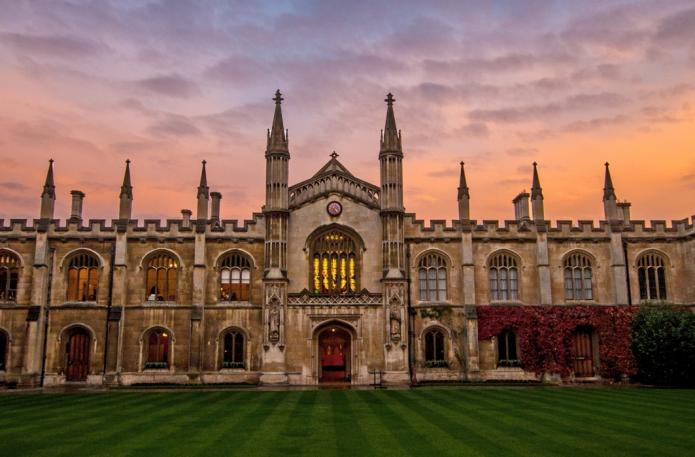
#> input picture corpus.jpg, 695 x 457 px
$ python PySobel.py
#> lines starting #> are read from the running program, lines starting #| are printed output that depends on the picture
import numpy as np
import pylab
import cv2
pylab.ion()


def kernal_convolution(image_path):

    '''
    *Performs a Sobel Kernal Conolution and Saves Output as jpg.

	Parameters
	----------

	image_path : <type 'str'>
		Path and file name of image (jpg or png)

	Returns
	-------
	y_copy :  <type 'ndarray'>
    '''
#> called with image_path = 'corpus.jpg'

    #Sobel kernal
    kernal_x = [[-1,0,1],
               [-2,0,2],
               [-1,0,1]]

    kernal_y = [[-1,-2,-1],
               [0,0,0],
               [1,2,1]]

    #open image and make copy
    img = cv2.imread(image_path)
#> img is the input picture: shape (457, 695, 3); mean B, G, R 86.1, 102, 130.1
    y = cv2.cvtColor(img, cv2.COLOR_BGR2GRAY)
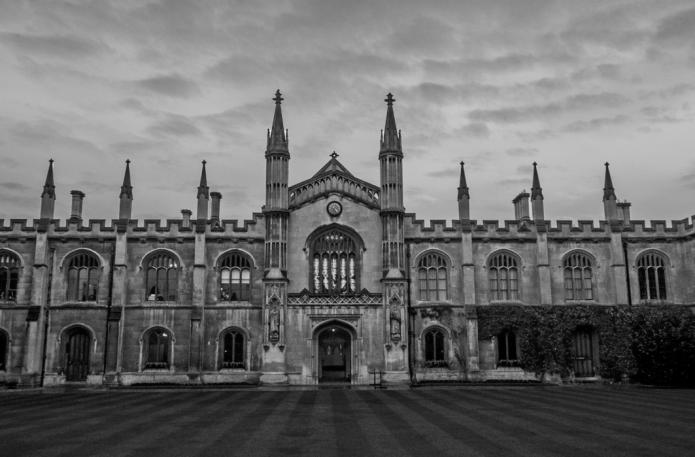
#> y: shape (457, 695); min 0, max 233, mean 108.6
    xsize,ysize = y.shape
#> xsize = 457; ysize = 695
    y_copy = np.zeros((xsize,ysize))

    #loop through and calculate
    for i in range(1, xsize-1):

        for j in range(1, ysize - 1):

            xpix = (kernal_x[0][0] * y[i-1][j-1]) + (kernal_x[0][1] * y[i][j-1]) + (kernal_x[0][2] * y[i+1][j-1]) +\
                (kernal_x[1][0] * y[i-1][j])   + (kernal_x[1][1] * y[i][j])   + (kernal_x[1][2] * y[i+1][j]) +\
                (kernal_x[2][0] * y[i-1][j+1]) + (kernal_x[2][1] * y[i][j+1]) + (kernal_x[2][2] * y[i+1][j+1])

            ypix = (kernal_y[0][0] * y[i-1][j-1]) + (kernal_y[0][1] * y[i][j-1]) + (kernal_y[0][2] * y[i+1][j-1]) +\
                (kernal_y[1][0] * y[i-1][j])   + (kernal_y[1][1] * y[i][j])   + (kernal_y[1][2] * y[i+1][j]) +\
                (kernal_y[2][0] * y[i-1][j+1]) + (kernal_y[2][1] * y[i][j+1]) + (kernal_y[2][2] * y[i+1][j+1])

            mag = np.sqrt( (xpix * xpix) + (ypix * ypix) )
            mag = np.abs(mag)

            y_copy[i][j] = mag
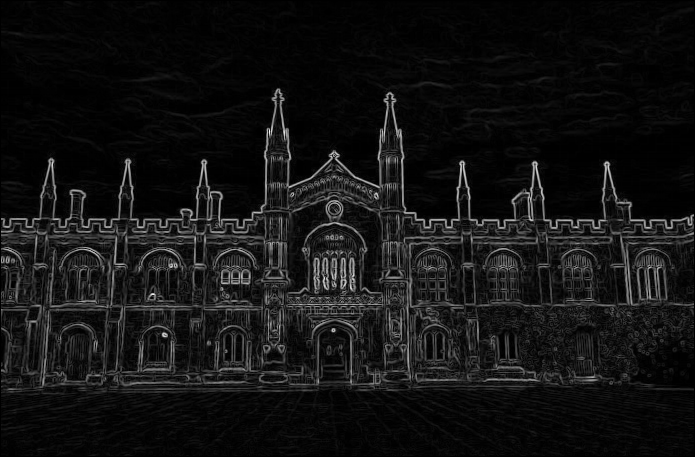
#> y_copy: shape (457, 695) float64; min 0, max 720.9, mean 54.8; drawn with min black and max white

    #normalise and save
    y_copy *= 255.0 / np.max(y_copy)
    pylab.imshow(y_copy, cmap = 'gray')
    pylab.savefig('output_' + image_path + '.jpg', dpi=200)

    return y_copy

if __name__ == '__main__':

    #example file 'corpus.jpg'
    arr = kernal_convolution('corpus.jpg')
